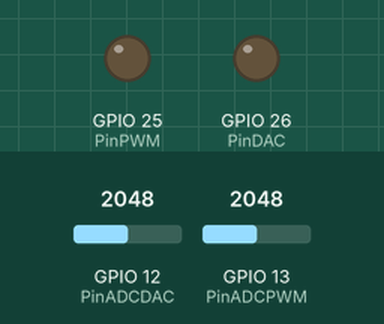
This sketch was run on a simulated ESP32. Shown: output pins drawn as LEDs (lit = HIGH). The inputs (shaded band) are chosen by the test bench; at power-on: GPIO 12 (PinADCDAC) = 2048, GPIO 13 (PinADCPWM) = 2048. What the sketch prints to the serial monitor is not drawn.

Above: at 0.05 s.
At 0.4 s:
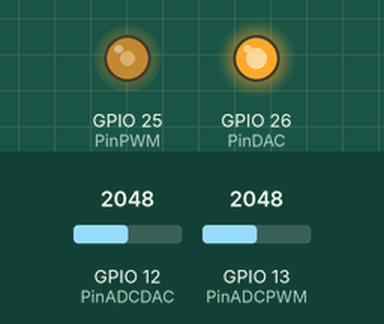
At 0.8 s:
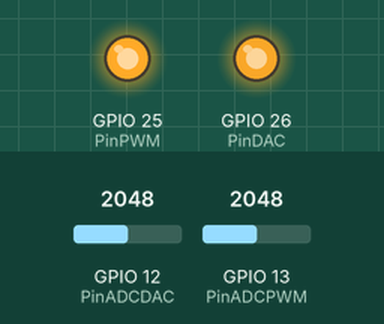
At 1.55 s:
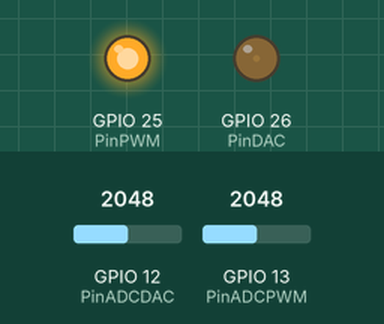
Timing chart, 0 to 3.6 s (numbered marks = the images above):
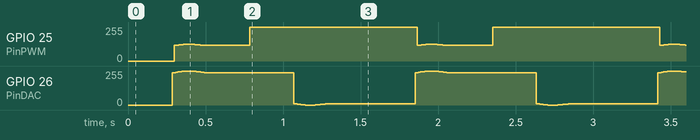

The sketch:

DHT11_Temperature_Humidity_ESP32.ino
```cpp
#define PinPWM 25     // LED 4 (PWM)
#define PinDAC 26     // LED 3 (DAC)
#define PinADCPWM 13  // Lectura PWM
#define PinADCDAC 12  // Lectura DAC

const int freq = 3500;
const int canalPWM = 0;
const int resolucion = 8;

void setup() {
  Serial.begin(115200);

  pinMode(PinDAC, OUTPUT);
  pinMode(PinPWM, OUTPUT);
  pinMode(PinADCPWM, INPUT);
  pinMode(PinADCDAC, INPUT);


  // Configurar PWM correctamente

  ledcAttachChannel(PinPWM, freq, resolucion, canalPWM);
}

void loop() {

  for (int i = 0; i < 360; i++) {
     float seno = sin(i * M_PI / 180);


     float valorPWM = seno * 125.4 ;
     float valorDAC = 127 * seno + 127;


    ledcWrite(PinPWM, valorPWM);  // PWM primero
    dacWrite(PinDAC, valorDAC);   // DAC después

    // Lectura
    float lecturaPWM = analogRead(PinADCPWM)*(3.3/4096.0);
    float lecturaDAC = analogRead(PinADCDAC)*(3.3/4096.0);

    Serial.print("PWM:");
    Serial.print(lecturaPWM);
    Serial.print(",DAC:");
    Serial.println(lecturaDAC);

    delayMicroseconds(4000);
  }
}
```

Measured:
- by itself, GPIO 25 (PinPWM): repeats every 1.6 s: 119/255 0.01 s, 121/255 0.01 s, 122/255 0.01 s, 123/255 0.01 s, 124/255 0.02 s, 125/255 0.04 s, 124/255 0.02 s, 123/255 0.01 s, 122/255 0.01 s, 121/255 0.01 s, 119/255 0.01 s, 117/255 0.31 s, 255/255 1.1 s, 117/255 0.01 s
